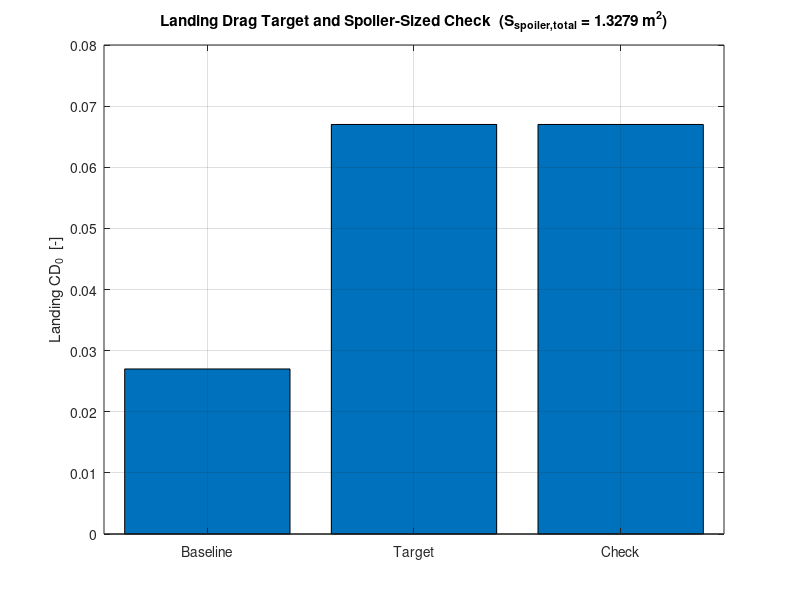

Source code (MATLAB):
% SpoilerSizing.m
% =========================================================================
% SPOILER AREA SIZING — Landing CD0 Increase via Upper-Surface Spoilers
%
% Goal:
%   Estimate the total spoiler planform area required to achieve a desired
%   landing parasite-drag coefficient (CD0) increase, then back out the
%   spoiler deflection angle needed to reach a glide CD0 target using that
%   same spoiler area.
%
% Model:
%   1) Compute the additional drag coefficient needed in landing:
%        Delta_CD0 = CD0_landing_target - CD0_landing_baseline
%
%   2) Convert that to an equivalent drag area using the wing reference area:
%        A_spoiler_eq = Delta_CD0 * S_ref
%
%   3) Model the deployed spoiler as a flat plate at a deflection angle theta
%      above the wing, with drag acting on its projected area:
%        A_proj = S_spoiler_total * sin(theta)
%        A_spoiler_eq = Cd_spoiler_normal * A_proj
%
%   4) Solve for the required total spoiler planform area:
%        S_spoiler_total = A_spoiler_eq / (Cd_spoiler_normal * sin(theta))
%
%   5) Re-use the solved spoiler area and invert the same relation to estimate
%      the spoiler deflection angle needed for a specified glide CD0 target:
%        theta = asin( (Delta_CD0_glide * S_ref) / (Cd_spoiler_normal * S_spoiler_total) )
%
% Notes:
%   - The 60 deg spoiler angle is assumed to be measured from the wing
%     surface / local chord line toward the free stream. If your convention
%     is measured from the normal direction instead, swap sin() for cos().
%   - Cd_spoiler_normal is an engineering estimate for a bluff plate normal
%     to the flow. Replace this with wind-tunnel, CFD, or handbook data if
%     you have spoiler-specific coefficients.
%   - The glide-angle solve is only physically valid when the asin() argument
%     lies in [-1, 1]. If it does not, the requested glide CD0 cannot be
%     achieved with the same spoiler area and this simple projected-area model.
%
% Sources used beyond the attached files:
%   NASA Glenn Research Center, "Drag Equation" — drag depends on body size,
%   shape, and inclination to the flow.
%   NASA Glenn Research Center, "Shape Effects on Drag" — flat plate as a
%   high-drag bluff-body baseline and dependence on inclination.
%
% All quantities SI unless stated otherwise.
% =========================================================================

clear; clc; close all;

% =========================================================================
%  SECTION 1 — INPUTS
% =========================================================================

% Landing drag target and baseline (without spoilers).
% Set these to match your airplane's landing configuration.
CD0_landing_baseline = 0.027;   % current landing CD0 without spoilers  [-]
CD0_landing_target   = CD0_landing_baseline+0.04;   % desired total landing CD0            [-]

% Wing reference area used to normalize CD0.
% Use the same S_ref used in your drag build-up.
S_ref = 36.80;                  % wing reference area                   [m^2]

% Spoiler geometry and drag model.
spoiler_deflection_deg = 60.0;  % spoiler angle above wing surface       [deg]
Cd_spoiler_normal      = 1.28;  % normal-to-flow drag coefficient        [-]

% Optional split into multiple equal-area spoiler panels.
% The script solves the total area, then divides by this count.
n_spoilers = 2;                % number of spoiler panels               [-]

% Glide target to back-solve a deflection angle using the same spoiler area.
CD0_glide_target   = 0.330;    % desired total glide CD0                [-]
CD0_glide_baseline = CD0_landing_baseline;
% Keep the same no-spoiler baseline unless you have a separate glide baseline.

% =========================================================================
%  SECTION 2 — REQUIRED DRAG INCREMENT
% =========================================================================

Delta_CD0_req = CD0_landing_target - CD0_landing_baseline;

if Delta_CD0_req <= 0
    error('Target CD0 must be greater than baseline CD0. Current Delta_CD0 = %.5f', Delta_CD0_req);
end

% Equivalent parasite-drag area required from spoilers.
A_spoiler_eq = Delta_CD0_req * S_ref;     % [m^2]

% =========================================================================
%  SECTION 3 — SPOILER AREA SOLUTION
% =========================================================================
% For a spoiler on the upper wing surface:
%   A_proj = S_spoiler_total * sin(theta)
%   A_spoiler_eq = Cd_spoiler_normal * A_proj
%
% Therefore:
%   S_spoiler_total = (Delta_CD0_req * S_ref) / (Cd_spoiler_normal * sin(theta))

spoiler_deflection_rad = deg2rad(spoiler_deflection_deg);
projection_factor      = sin(spoiler_deflection_rad);

if projection_factor <= 0
    error('Spoiler deflection angle must produce a positive projected area.');
end

S_spoiler_total = A_spoiler_eq / (Cd_spoiler_normal * projection_factor);  % [m^2]
S_spoiler_each  = S_spoiler_total / n_spoilers;                            % [m^2]

% Back-check the achieved CD0 increment from the solved area.
Delta_CD0_check = (Cd_spoiler_normal * S_spoiler_total * projection_factor) / S_ref;
CD0_landing_check = CD0_landing_baseline + Delta_CD0_check;

% Useful ratios for sanity checking.
spoiler_to_wing_ratio = S_spoiler_total / S_ref;
projected_area_total   = S_spoiler_total * projection_factor;

% =========================================================================
%  SECTION 4 — REQUIRED SPOILER DEFLECTION FOR GLIDE CD0 TARGET
% =========================================================================
% Use the same spoiler area and the same projected-area model to estimate
% the spoiler deflection angle required to reach a different CD0 target.

Delta_CD0_glide_req = CD0_glide_target - CD0_glide_baseline;

if Delta_CD0_glide_req <= 0
    error('Glide CD0 target must be greater than the glide baseline CD0. Current Delta_CD0 = %.5f', Delta_CD0_glide_req);
end

sin_theta_glide_req = (Delta_CD0_glide_req * S_ref) / (Cd_spoiler_normal * S_spoiler_total);

if abs(sin_theta_glide_req) <= 1
    spoiler_deflection_glide_deg = asind(sin_theta_glide_req);
    glide_angle_feasible = true;
else
    spoiler_deflection_glide_deg = NaN;
    glide_angle_feasible = false;
end

% =========================================================================
%  SECTION 5 — CONSOLE OUTPUT
% =========================================================================

fprintf('\n');
fprintf('==========================================================================\n');
fprintf('  SPOILER AREA SIZING FOR LANDING CD0 TARGET\n');
fprintf('==========================================================================\n\n');

fprintf('  Inputs\n');
fprintf('    CD0_landing_target   = %.5f\n', CD0_landing_target);
fprintf('    CD0_landing_baseline = %.5f\n', CD0_landing_baseline);
fprintf('    S_ref                = %.3f m^2\n', S_ref);
fprintf('    Spoiler angle        = %.1f deg\n', spoiler_deflection_deg);
fprintf('    Cd_spoiler_normal    = %.3f\n\n', Cd_spoiler_normal);

fprintf('  Required Increment\n');
fprintf('    Delta_CD0_req        = %.5f\n', Delta_CD0_req);
fprintf('    A_spoiler_eq         = %.5f m^2 (equivalent drag area)\n\n', A_spoiler_eq);

fprintf('  Solved Spoiler Area\n');
fprintf('    Projection factor    = sin(%.1f deg) = %.4f\n', spoiler_deflection_deg, projection_factor);
fprintf('    Total spoiler area   = %.5f m^2\n', S_spoiler_total);
fprintf('    Area per spoiler     = %.5f m^2  (%d equal panels)\n', S_spoiler_each, n_spoilers);
fprintf('    Total projected area = %.5f m^2\n\n', projected_area_total);

fprintf('  Back-Check\n');
fprintf('    Achieved Delta_CD0   = %.5f\n', Delta_CD0_check);
fprintf('    Landing CD0 checked  = %.5f\n', CD0_landing_check);
fprintf('    Spoiler/Wing ratio   = %.3f %%\n\n', 100 * spoiler_to_wing_ratio);

fprintf('  Glide Deflection Solve\n');
fprintf('    CD0_glide_target     = %.5f\n', CD0_glide_target);
fprintf('    CD0_glide_baseline   = %.5f\n', CD0_glide_baseline);
fprintf('    Required Delta_CD0   = %.5f\n', Delta_CD0_glide_req);
fprintf('    sin(theta) required  = %.5f\n', sin_theta_glide_req);
if glide_angle_feasible
    fprintf('    Spoiler angle for glide = %.2f deg\n\n', spoiler_deflection_glide_deg);
else
    fprintf('    Spoiler angle for glide = NOT PHYSICALLY FEASIBLE with this area\n');
    fprintf('    (requires |sin(theta)| > 1 in the current projected-area model)\n\n');
end

fprintf('==========================================================================\n');
fprintf('  RESULT: Use a total spoiler planform area of %.5f m^2\n', S_spoiler_total);
if glide_angle_feasible
    fprintf('  RESULT: Glide spoiler angle = %.2f deg\n', spoiler_deflection_glide_deg);
else
    fprintf('  RESULT: Glide spoiler angle cannot be solved with the present inputs\n');
end
fprintf('==========================================================================\n\n');

% =========================================================================
%  SECTION 6 — OPTIONAL SIMPLE PLOT
% =========================================================================

figure('Name','Spoiler Area Sizing','Units','normalized','Position',[0.18 0.20 0.50 0.42]);
bar([CD0_landing_baseline, CD0_landing_target, CD0_landing_check]);
xticks(1:3);
xticklabels({'Baseline','Target','Check'});
ylabel('Landing CD_0  [-]');
title(sprintf('Landing Drag Target and Spoiler-Sized Check  (S_{spoiler,total} = %.4f m^2)', S_spoiler_total));
grid on;
box on;
